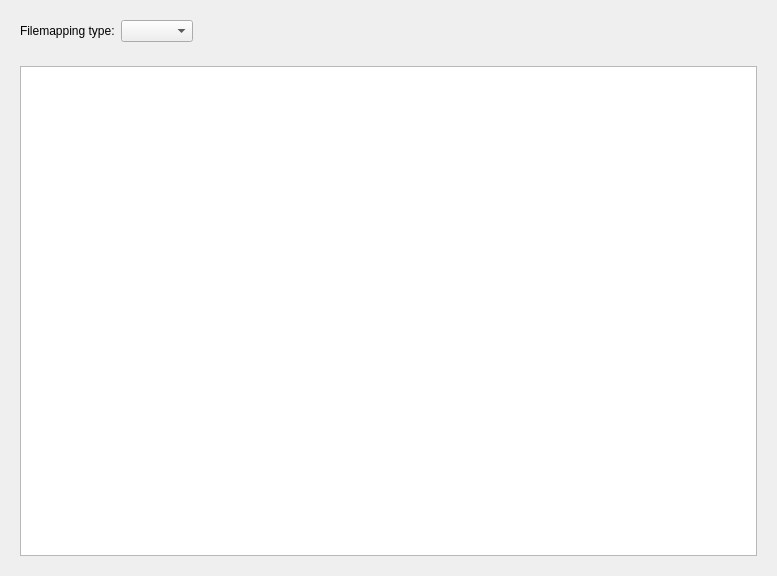
<?xml version="1.0" encoding="UTF-8"?>
<ui version="4.0">
 <class>FileMappingOptionsForm</class>
 <widget class="QWidget" name="FileMappingOptionsForm">
  <property name="geometry">
   <rect>
    <x>0</x>
    <y>0</y>
    <width>777</width>
    <height>576</height>
   </rect>
  </property>
  <property name="windowTitle">
   <string>Form</string>
  </property>
  <layout class="QVBoxLayout" name="verticalLayout">
   <item>
    <widget class="QWidget" name="widget" native="true">
     <layout class="QHBoxLayout" name="horizontalLayout">
      <item>
       <widget class="QLabel" name="label">
        <property name="text">
         <string>Filemapping type:</string>
        </property>
       </widget>
      </item>
      <item>
       <widget class="QComboBox" name="comboBox"/>
      </item>
      <item>
       <spacer name="horizontalSpacer">
        <property name="orientation">
         <enum>Qt::Horizontal</enum>
        </property>
        <property name="sizeHint" stdset="0">
         <size>
          <width>40</width>
          <height>20</height>
         </size>
        </property>
       </spacer>
      </item>
     </layout>
    </widget>
   </item>
   <item>
    <widget class="QStackedWidget" name="stackedWidget">
     <widget class="QWidget" name="LocalMounted">
      <layout class="QGridLayout" name="gridLayout">
       <item row="0" column="0">
        <widget class="QTableWidget" name="tableWidget"/>
       </item>
      </layout>
     </widget>
     <widget class="QWidget" name="SSHMapping"/>
    </widget>
   </item>
  </layout>
 </widget>
 <resources/>
 <connections/>
</ui>
